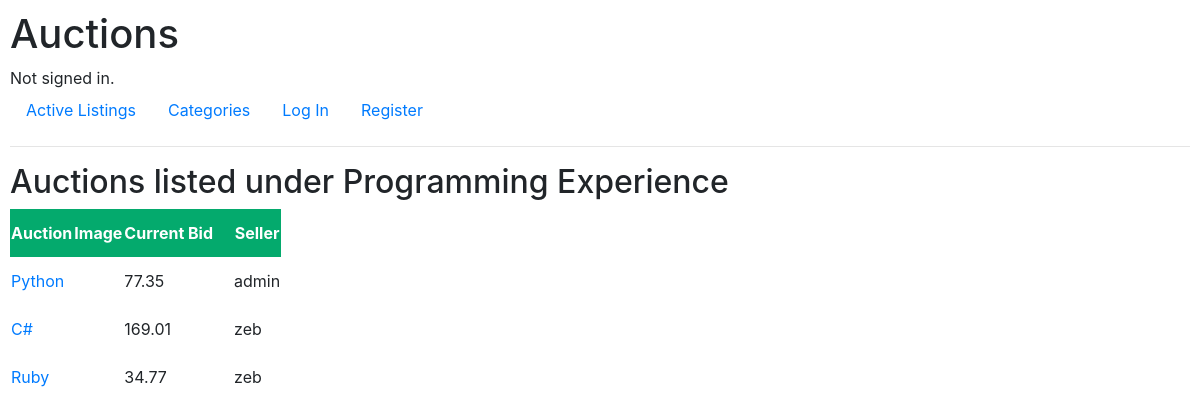
Page /category/2 on the committed database.
### auctions/models.py (models this page shows, shortened)
class Category(models.Model):
    name = models.CharField(max_length=50)
    def __str__(self):
        return f"{self.name}"

class Auction(models.Model):
    user = models.ForeignKey(User,
                        on_delete=models.CASCADE)
    title = models.CharField(max_length=200)
    category = models.ForeignKey('Category',
                        verbose_name='category', blank=True,
                        on_delete=models.CASCADE)
    description = models.CharField(max_length=100)
    starting_bid = models.DecimalField(default=1.00,
                        null=True, max_digits=19, decimal_places=2)
    image_url = models.URLField(default=None,
                        max_length=40000, blank=True)
    active = models.BooleanField(default=True)

class User(AbstractUser):
    watchlist = models.ManyToManyField('Auction', verbose_name='auction',
                        related_name='watchlist')

### auctions/views.py (the view)
# urls.py: path('category/<int:category_id>', views.category, name='category'),
def category(request, category_id):
    category = Category.objects.filter(id=category_id)
    auctions = Auction.objects.filter(category=category[0])
    for auction in auctions:
        auction.current_bid = return_highest_bid(auction.id)
    return render(request, 'auctions/category.html', {
        'auctions':auctions,
        'category': category[0]
    })

### auctions/utils.py (called while the page is built)
def return_highest_bid(auction):
    auction_object = Auction.objects.get(id=auction)
    current_bid = auction_object.starting_bid
    try:
        max_bid = Bid.objects.filter(auction=auction).aggregate(max_bid = Max('bid_amount'))
        if max_bid['max_bid']:
            current_bid = max_bid['max_bid']
            return current_bid
    except Bid.DoesNotExist:
        pass
    return current_bid

### auctions/templates/auctions/category.html
{% extends "auctions/layout.html" %}
{% block body %}
    <h2>Auctions listed under {{ category }} </h2>
<table class="flexit">
    <tr>
        <th> Auction </th>
        <th> Image </th>
        <th> Current Bid </th>
        <th class='rightcolumn'> Seller</th>
    </tr>
    {% for auction in auctions %}
    <tr>
        <td><a href="{% url 'auction' auction.id %}">{{ auction.title }}</a></td>
        <td><img src="{{ auction.image_url }}" alt=""> </td>
        <td> {{ auction.current_bid|floatformat:2 }} </td>
        <td class='rightcolumn'> {{ auction.user }}</td>
    </tr>
    {% endfor %}
</table>
{% endblock %}

### auctions/templates/auctions/layout.html (shortened to what this page needs)
{% load static %}
<!DOCTYPE html>
<html lang="en">
    <head>
        <link rel="stylesheet" href="https://stackpath.bootstrapcdn.com/bootstrap/4.4.1/css/bootstrap.min.css">
        <link href="{% static 'auctions/styles.css' %}" rel="stylesheet">
    </head>
    <body>
        <h1>Auctions</h1>
        <div>
            {% if user.is_authenticated %}
                Signed in as <strong>{{ user.username }}</strong>.
            {% else %}
                Not signed in.
            {% endif %}
        </div>
        <ul class="nav">
            <li class="nav-item">
                <a class="nav-link" href="{% url 'index' %}">Active Listings</a>
            </li>
            <li class="nav-item">
                <a class="nav-link" href="{% url 'categories' %}">Categories</a>
            </li>
            {% if user.is_authenticated %}
                <li class="nav-item">
                    <a class="nav-link" href="{% url 'sell' %}">Sell</a>
                </li><li class="nav-item">
                    <a class="nav-link" href="{% url 'watchlist' %}">Watchlist</a>
                </li>
                <li class="nav-item">
                    <a class="nav-link" href="{% url 'my_auctions' %}">My Auctions</a>
                </li>
                <li class="nav-item">
                    <a class="nav-link" href="{% url 'logout' %}">Log Out</a>
                </li>
            {% else %}
                <li class="nav-item">
                    <a class="nav-link" href="{% url 'login' %}">Log In</a>
                </li>
                <li class="nav-item">
                    <a class="nav-link" href="{% url 'register' %}">Register</a>
                </li>
            {% endif %}
        </ul>
        <hr>
        {% block body %}
        {% endblock %}
    </body>
</html>

### auctions/static/auctions/styles.css (style rules this page uses)
body { padding: 10px; }
td, tr { padding-top: 12px; padding-bottom: 12px; text-align: left; }
.rightcolumn { padding-left: 20px; }
th { padding-top: 12px; padding-bottom: 12px; text-align: center; background-color: #04AA6D; color: white; }
.flexit { display: flex; }

### rows in the picture
Category: name "Programming Experience"
Auction: title "Python", current_bid "77.35", user "admin"
Auction: title "C#", current_bid "169.01", user "zeb"
Auction: title "Ruby", current_bid "34.77", user "zeb"
